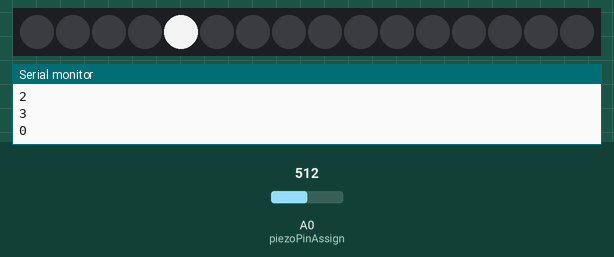
Bench run of a sketch on a simulated Arduino Uno, built with avr-gcc and run on an emulated ATmega328P. Shown: 16 RGB LEDs in strip order, left to right, the last lines printed to the serial monitor. The inputs (shaded band) are chosen by the test bench; at power-on: A0 (piezoPinAssign) = 512.

Above: at 0.88 s.
1.3 s: A0 (piezoPinAssign) set to 70
2.8 s: A0 (piezoPinAssign) set to 90
At 2.85 s:
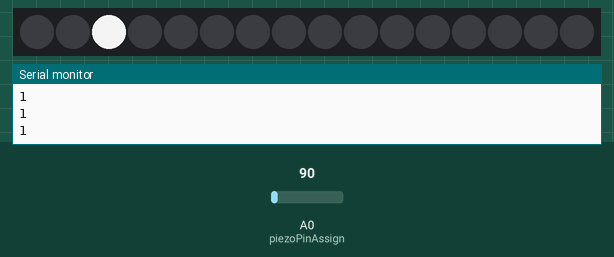
4.6 s: A0 (piezoPinAssign) set to 77
At 4.6 s:
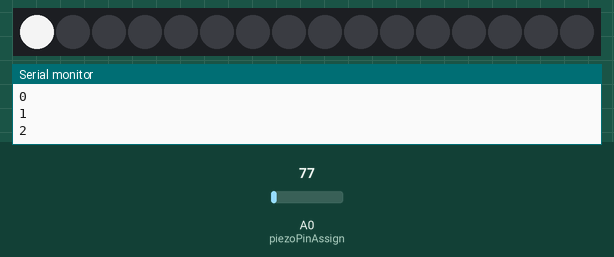
6.1 s: A0 (piezoPinAssign) set to 122
Timing chart, 0 to 9.1 s (numbered marks = the images above; inputs shaded):
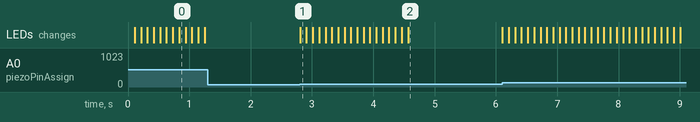

Measured:
- after the input at 2.8 s, the LEDs: change at once (image 1)

The sketch:

StreetDrumv3.ino
```cpp
//v3 cycles through red green blue independently


//The purpose of this code is to create a lightshow for street drum performances.
//If I am able to reclaim cost expedeture for creation it will be a project well worth.
//Things to do:
//Trigger Led on hit from the kick/
//programs:
//1: change color every hit on full for 1 second durration and continues if hit within that time frame
//every time a hit is triggred turn off the sensing for a sec b.x there are mini hits due to the drum elasticity
#include "Tlc5940.h"
int piezoPinAssign = A0; //assigns pin0 on arduino to be input for piezo Sensor
int sensorData;
int lowPassThreshold = 80;
int tlcResolution = 4095;
int colorSelector = 0;

void setup(){
  Serial.begin(9600);//Allows for use of chars and strings as output in serial
  Tlc.init();//initializes the tlc5940 breakout
}
void loop(){
  sensorData = analogRead(piezoPinAssign);//Retrieves hit data from the kick drum through the piezoPinAssigg and snds it to sensor data for safe keeping.
  Serial.println(colorSelector);
  if(sensorData > lowPassThreshold){//Set lPT so tiny knocks don't trigger the light.
    if(colorSelector==0)
      Tlc.set(4,3500);
    else if(colorSelector==1){
      Tlc.set(2,3500);
       Tlc.set(4,0);
    }
    else if(colorSelector==2){
      Tlc.set(0,3500);
      Tlc.set(2,0);
    }
    else if(colorSelector==3){
      Tlc.set(0,0);
      Tlc.set(2,0);
      Tlc.set(4,0);
      colorSelector=-1;
    }
    Tlc.update();
    /*
    Tlc.update();
    Tlc.clear();
    */
    colorSelector++;
    delay(100);
   }
}
```
